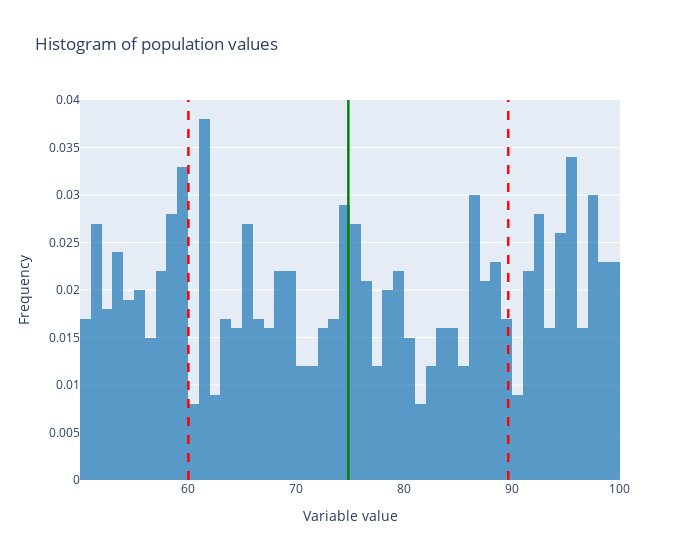

The notebook cell saved with this chart:
### Code cell
# Add a horizontal line to the plot at the mean and dashed lines for the standard deviation
fig.add_vline(x=mu, line_width=2, line_color='green')
fig.add_vline(x=mu - sigma, line_width=2, line_dash='dash', line_color='red')
fig.add_vline(x=mu + sigma, line_width=2, line_dash='dash', line_color='red')

### Figure 1 — Plotly figure (JSON) as saved in the notebook; plotly's stock layout.template omitted (floating-point values rounded to 4 significant figures; data arrays with more than 128 entries replaced by an {"elided": "..."} marker saying what was removed)
{"data": [{"autobinx": false, "histnorm": "probability density", "legendgroup": "Population", "marker": {"color": "rgb(31, 119, 180)"}, "name": "Population", "opacity": 0.7, "type": "histogram", "x": {"elided": "1000 float values"}, "xaxis": "x", "xbins": {"end": 99.86, "size": 1, "start": 50.02}, "yaxis": "y"}], "layout": {"barmode": "overlay", "hovermode": "closest", "legend": {"traceorder": "reversed"}, "shapes": [{"line": {"color": "green", "width": 2}, "type": "line", "x0": 74.87, "x1": 74.87, "xref": "x", "y0": 0, "y1": 1, "yref": "y domain"}, {"line": {"color": "red", "dash": "dash", "width": 2}, "type": "line", "x0": 60.06, "x1": 60.06, "xref": "x", "y0": 0, "y1": 1, "yref": "y domain"}, {"line": {"color": "red", "dash": "dash", "width": 2}, "type": "line", "x0": 89.68, "x1": 89.68, "xref": "x", "y0": 0, "y1": 1, "yref": "y domain"}, {"line": {"color": "green", "width": 2}, "type": "line", "x0": 74.87, "x1": 74.87, "xref": "x", "y0": 0, "y1": 1, "yref": "y domain"}, {"line": {"color": "red", "dash": "dash", "width": 2}, "type": "line", "x0": 60.06, "x1": 60.06, "xref": "x", "y0": 0, "y1": 1, "yref": "y domain"}, {"line": {"color": "red", "dash": "dash", "width": 2}, "type": "line", "x0": 89.68, "x1": 89.68, "xref": "x", "y0": 0, "y1": 1, "yref": "y domain"}], "title": {"text": "Histogram of population values"}, "width": 700, "xaxis": {"anchor": "y2", "domain": [0, 1], "title": {"text": "Variable value"}, "zeroline": false}, "yaxis": {"anchor": "free", "domain": [0, 1], "position": 0, "title": {"text": "Frequency"}}}}
